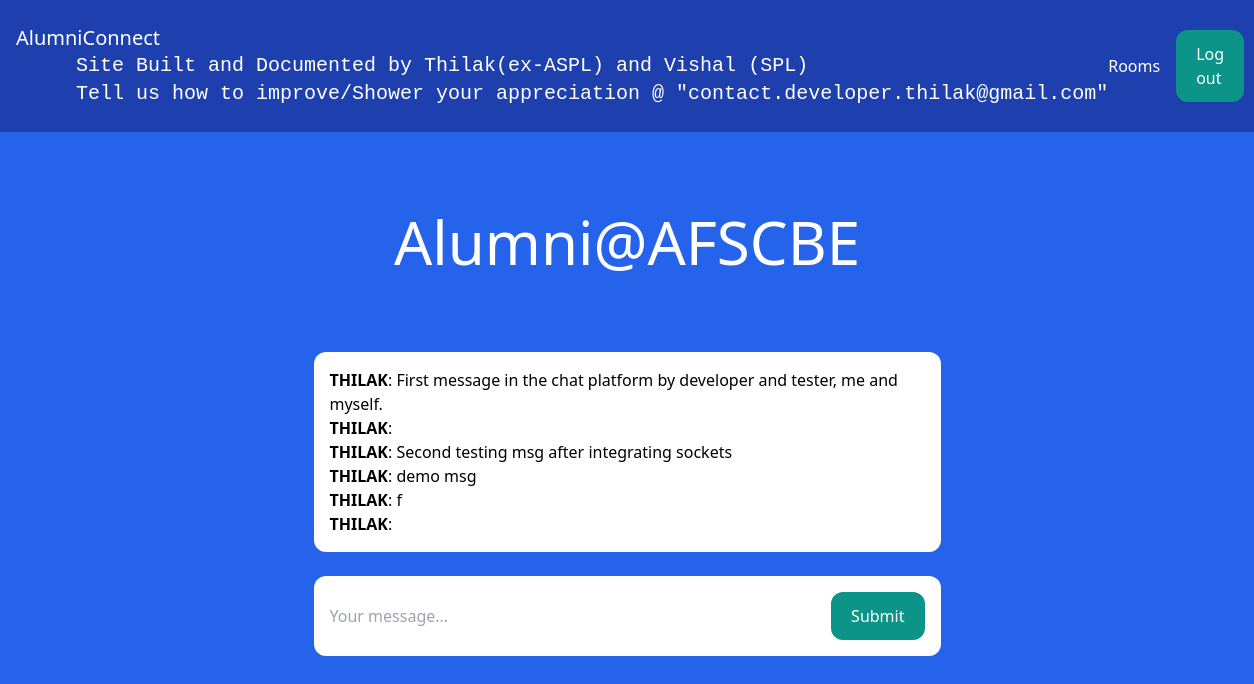
/rooms/work/ (signed in), run on the app's committed database.
### room/models.py (models this page shows)
class Room(models.Model):
    name = models.CharField(max_length=255)
    slug = models.SlugField(unique=True)

class Message(models.Model):
    room = models.ForeignKey(Room, related_name='messages', on_delete=models.CASCADE)
    user = models.ForeignKey(User, related_name='messages', on_delete=models.CASCADE)
    content = models.TextField()
    date_added = models.DateTimeField(auto_now_add=True)
    class Meta:
        ordering = ('date_added',)

### room/views.py (the view)
# urls.py: path('rooms/', include('room.urls')),
@login_required
def room(request, slug):
    room = Room.objects.get(slug=slug)
    messages = Message.objects.filter(room=room)[0:25]
    return render(request, 'room/room.html', {'room': room, 'messages': messages})

### room/templates/room/room.html (shortened to what this page needs)
{% extends 'core/base.html' %}
{% block content %}
<div class="p-10 lg:p-20 text-center">
    <h1 class="text-3xl lg:text-6xl text-white">{{ room.name }}</h1>
</div>
<div class="lg:w-2/4 mx-4 lg:mx-auto p-4 bg-white rounded-xl">
    <div class="chat-messages space-y-3" id="chat-messages">
        {% for m in messages %}<b>{{ m.user.username }}</b>: {{ m.content }}<br>{% endfor %}
    </div>
</div>
<div class="lg:w-2/4 mt-6 mx-4 lg:mx-auto p-4 bg-white rounded-xl">
    <form method="post" action="." class="flex">
        <input type="text" name="content" class="flex-1 mr-3" placeholder="Your message..." id="chat-message-input">
        <button
            class="px-5 py-3 rounded-xl text-white bg-teal-600 hover:bg-teal-700"
            id="chat-message-submit"
        >Submit</button>
    </form>
</div>
{% endblock %}

### core/templates/core/base.html (shortened to what this page needs)
<!DOCTYPE html>
<html>
    <head>
        <script src="https://cdn.tailwindcss.com"></script>
    </head>
    <body class="bg-blue-600">
        <nav class="flex items-center justify-between px-4 py-6 bg-blue-800">
            <div>
                <a href="/" style="border:black" class="text-xl text-white">AlumniConnect</a>
                <centre><a class="text-xl text-white"><pre>     Site Built and Documented by Thilak(ex-ASPL) and Vishal (SPL)</pre></a></centre>
                <centre><a class="text-xl text-white"><pre>     Tell us how to improve/Shower your appreciation @ "contact.developer.thilak@gmail.com"</pre></a></centre>
            </div>
            <div class="flex items-center space-x-4">
                {% if request.user.is_authenticated %}
                    <a href="/rooms/" class="text-white hover:text-gray-200">Rooms</a>
                    <a href="/logout/" class="px-5 py-3 rounded-xl text-white bg-teal-600 hover:bg-teal-700">Log out</a>
                {% else %}
                    <a href="/login/" class="text-white hover:text-gray-200">Log in</a>
                    <a href="/signup/" class="px-5 py-3 rounded-xl text-white bg-teal-600 hover:bg-teal-700">Sign up</a>
                {% endif %}
            </div>
        </nav>
        {% block content %}
        {% endblock %}
    </body>
</html>

### data on the page
Room: name "Alumni@AFSCBE"
Message: user.username "THILAK", content "First message in the chat platform by developer and tester, me and myself."
Message: user.username "THILAK"
Message: user.username "THILAK", content "Second testing msg after integrating sockets"
Message: user.username "THILAK", content "demo msg"
Message: user.username "THILAK", content "f"
Message: user.username "THILAK"
